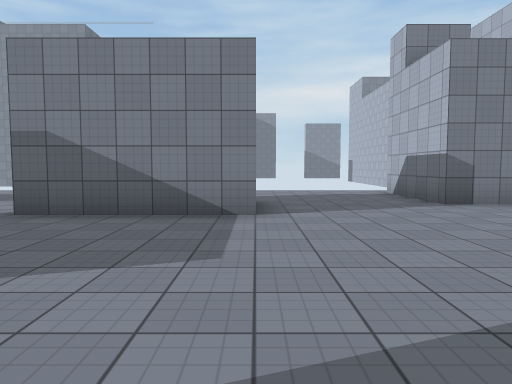
View 1 (above)

16 first-person views from a walk through a scene from a Unity 3-D project. The camera is 1.4 m above the floor, tilts 4° down and sees 70° across. The floor is counted in squares, 2 m on a side. Each view is taken from the middle of a square. On the plan, view 1 faces up. The plan holds only what a view shows up to about 11 squares ahead; the rest is blank. The place goes on beyond the plan. The player character is not drawn. Surface patterns are stand-ins for the level's own textures.

View 2
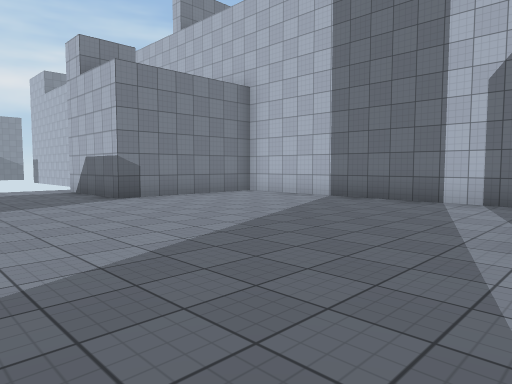

View 3
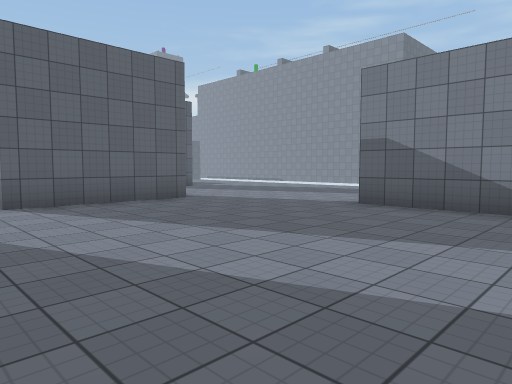

View 4
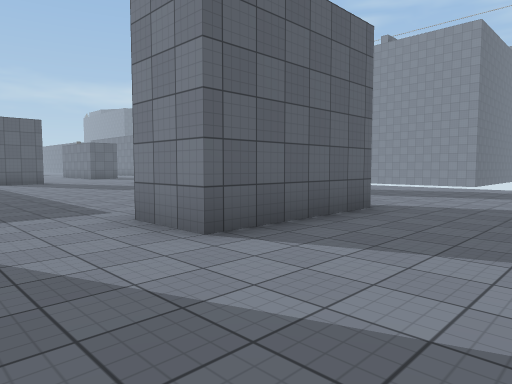

View 5
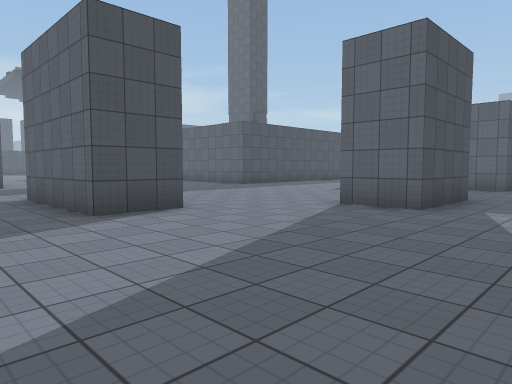

View 6
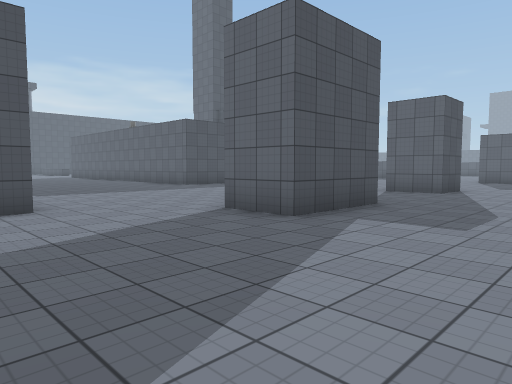

View 7
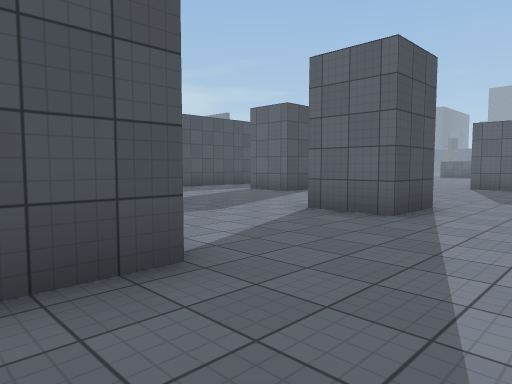

View 8
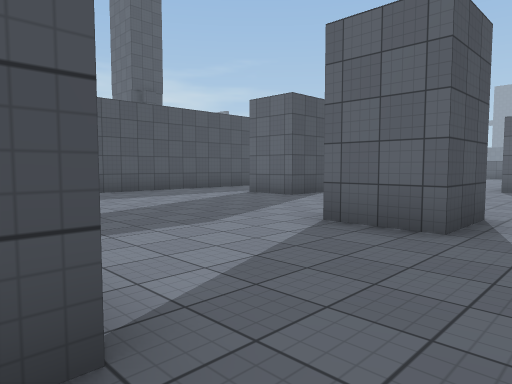

View 9
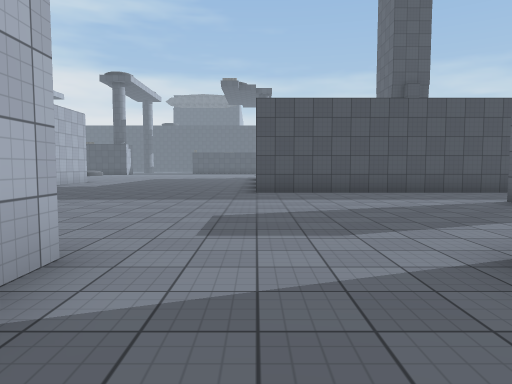

View 10
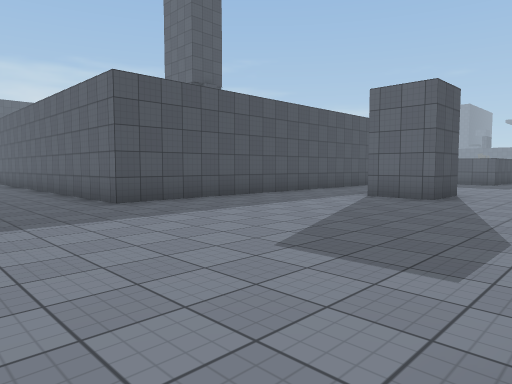

View 11
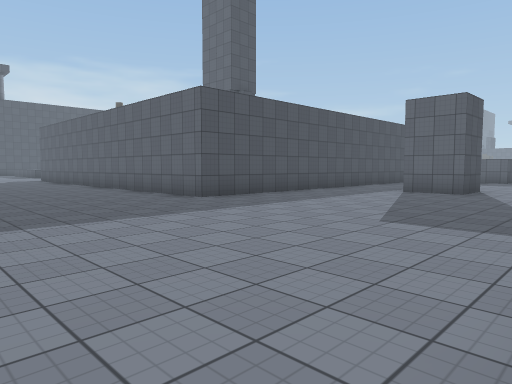

View 12
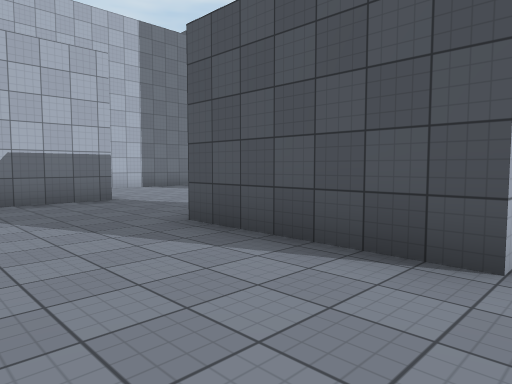

View 13
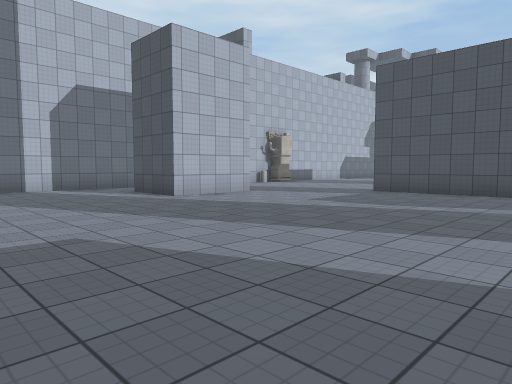

View 14
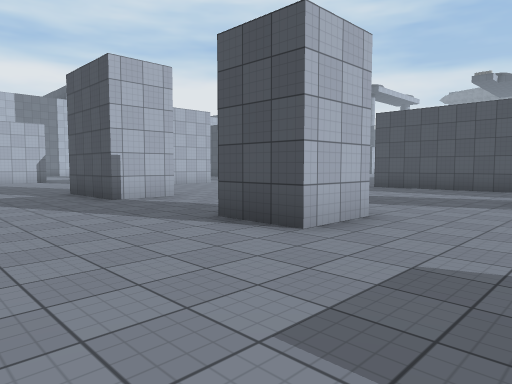

View 15
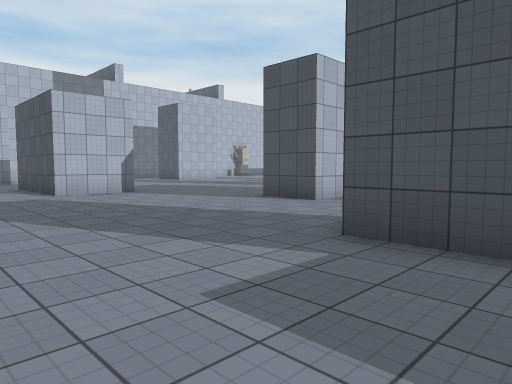

View 16
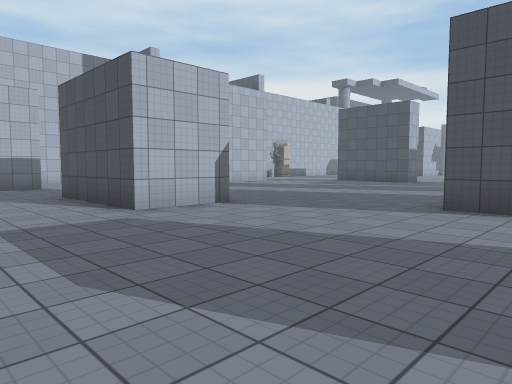

### Floor plan
Points are (right, up) in squares from view 1. A wall is a line through its corners. A room is listed if a view was taken in it or the views show most of it. See-through windows are left out.
Room 1 (views 1, 2, 3, 4, 5, 6, 7, 8, 9, 10, 11, 12, 13, 14, 15, 16)
walls: (-2.4, -5.8) (1, -5.8); (3.5, -3.2) (3.5, -0.8) (5.5, -0.8); (-8.5, 2.6) (-8.5, 3.8) (-7, 3.8) (-7, 0.3) (-8.5, 0.3); (0, 5.3) (-3.5, 5.3) (-3.5, 7.2) (0, 7.2); (7.5, -0.1) (7.5, 6.7) (3.5, 6.7) (3.5, 9.8); (-13.5, 5.2) (-13.5, 6.8) (-11, 6.8) (-11, 5.2); (-21.8, -1.7) (-15, -1.7) (-15, -7.6); (-18.5, 5.1) (-18.5, 6.8) (-17, 6.8) (-17, 5.2); (-21.6, 2.3) (-20, 2.3) (-20, 0.8)
ways out: opening at (-22, 1.5); opening at (-20.5, -0.5)

Positions as (right, up) in squares from view 1, and headings:
1: (0, 0), facing up
2: (0, -1), facing up-right
3: (0, -1), facing up-left
4: (-4, -2), facing up-left
5: (-5, 9), facing down-left
6: (-7, 10), facing down-left
7: (-12, 9), facing down-left
8: (-13, 8), facing down-left
9: (-15, 8), facing down
10: (-12, 5), facing down-left
11: (-10, 5), facing down-left
12: (-4, 10), facing down-right
13: (-4, 4), facing down-right
14: (-21, 10), facing down-right
15: (-13, 10), facing down-right
16: (-9, 10), facing down-right
